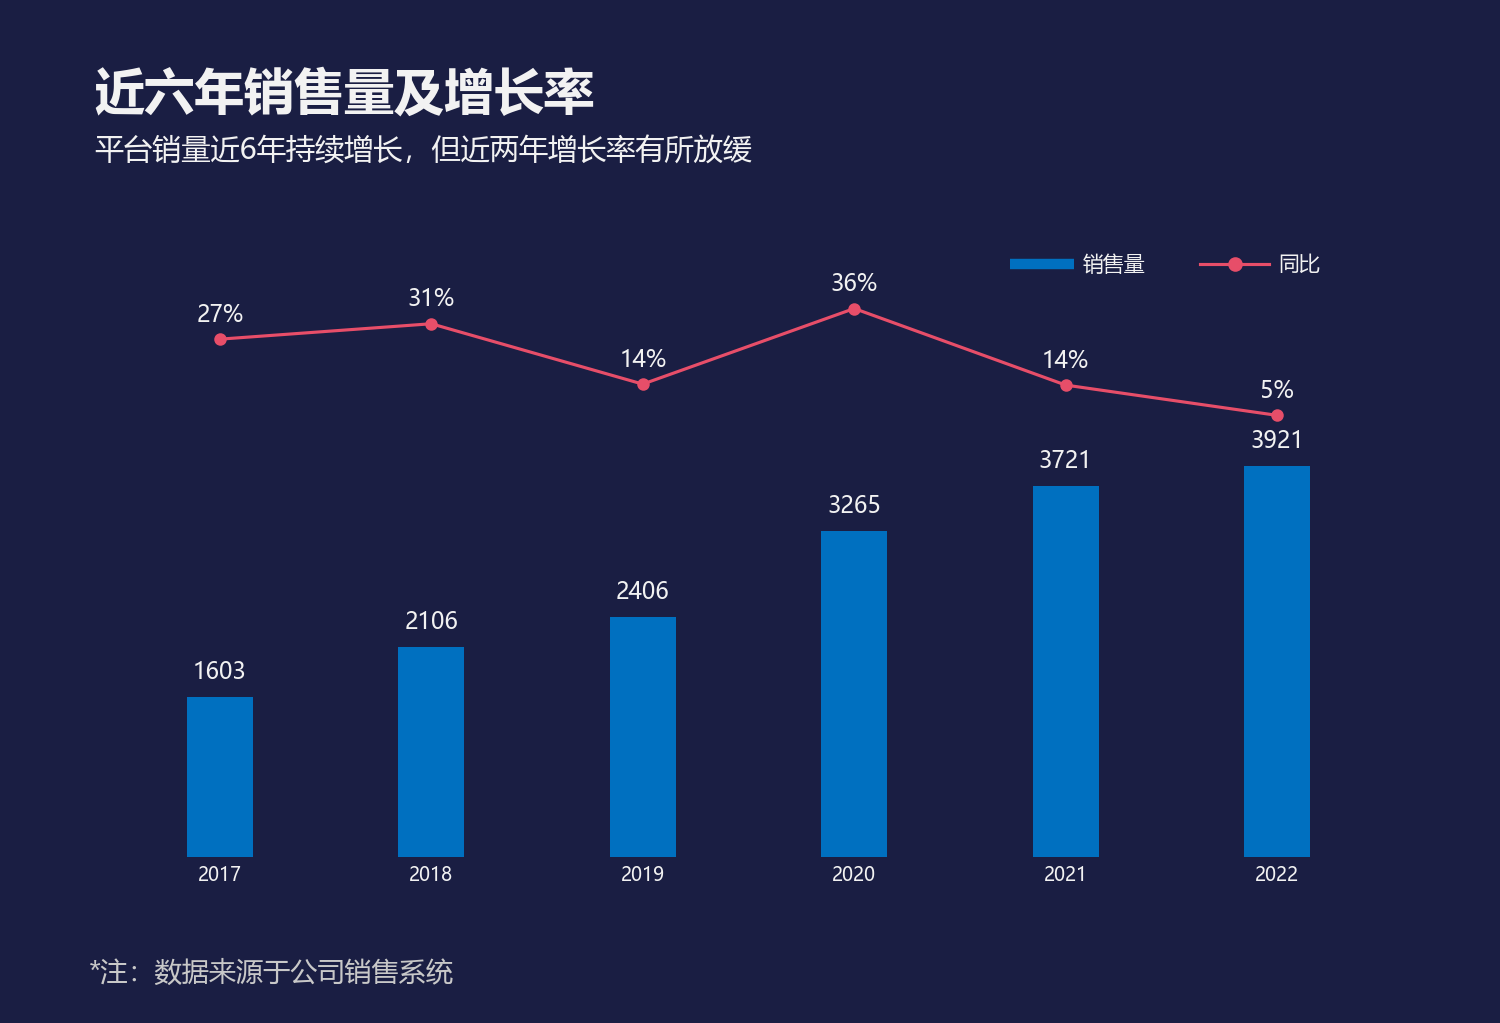

The Python source for this figure:
# -*- coding: utf-8 -*-
"""23 柱形折线图 (依据 第二章 图表(后15).xlsx chart8.xml 精确复刻)

barChart 销售量(蓝0070C0,左轴0-6000) + lineChart 同比(红E74E69,右轴-1.2~0.5,显示百分比)
深蓝背景 #1A1E43, 柱顶数值标签, 折线点百分比标签, 横轴年份2017-2022,
左上标题/副标题, 底部图例(中上部), 左下注释.
几何来自 _chart23_clip.png(2.08x) 实测; 图例位于 y≈0.26(图上部) x≈0.67-0.85
"""
import matplotlib
matplotlib.use('Agg')
import matplotlib.pyplot as plt
from matplotlib.lines import Line2D
import numpy as np

plt.rcParams['font.sans-serif'] = ['Microsoft YaHei', 'SimHei', 'Arial Unicode MS']
plt.rcParams['axes.unicode_minus'] = False

BG = '#1A1E43'
BLUE = '#0070C0'
RED = '#E74E69'
TXT = '#F2F2F2'

W, H = 438.86, 299.57
x = np.arange(6)
vals = [1603, 2106, 2406, 3265, 3721, 3921]
yoy = [0.27, 0.31378665003119144, 0.14245014245014254,
       0.35702410640066495, 0.1396630934150076, 0.053748992206396062]
years = ['2017', '2018', '2019', '2020', '2021', '2022']

fig = plt.figure(figsize=(10, 10 * H / W), facecolor=BG)
ax = fig.add_axes([0.076, 0.162, 0.846, 0.585], facecolor='none')
ax2 = ax.twinx()

ax.bar(x, vals, width=0.31, color=BLUE, zorder=2)
ax.set_xlim(-0.5, 5.5); ax.set_ylim(0, 6000)
ax2.set_ylim(-1.2, 0.5)
ax2.plot(x, yoy, color=RED, lw=1.5, marker='o', markersize=5, zorder=3)

ax.set_yticks([]); ax2.set_yticks([])
for a in (ax, ax2):
    for s in a.spines.values():
        s.set_visible(False)
ax.tick_params(axis='x', colors=TXT, length=0, labelsize=9)
ax.set_xticks(x); ax.set_xticklabels(years, color=TXT)

# 柱顶数值标签
for i, v in enumerate(vals):
    ax.text(i, v + 130, str(v), ha='center', va='bottom', color=TXT, fontsize=11)

# 折线点百分比标签(白色)
for i, v in enumerate(yoy):
    ax2.text(i, v + 0.035, f'{v*100:.0f}%', ha='center', va='bottom', color=TXT, fontsize=11)

# 图例 (中上部偏右, 手绘): 蓝线段"销售量" + 红线段(带点)"同比"
fig.add_artist(Line2D([0.673, 0.716], [0.741, 0.741], transform=fig.transFigure,
                       color=BLUE, lw=5, solid_capstyle='butt'))
fig.text(0.722, 0.741, '销售量', ha='left', va='center', color=TXT, fontsize=10)
fig.add_artist(Line2D([0.800, 0.823, 0.846], [0.741, 0.741, 0.741], transform=fig.transFigure,
                       color=RED, lw=1.5, marker='o', markersize=6, markevery=[1]))
fig.text(0.852, 0.741, '同比', ha='left', va='center', color=TXT, fontsize=10)

# 标题/副标题(左上): 主标题再加大(fontsize24), 副标题字号不变(14)下移避让
fig.text(0.063, 0.933, '近六年销售量及增长率', ha='left', va='top',
         color=TXT, fontsize=24, fontweight='bold')
fig.text(0.063, 0.868, '平台销量近6年持续增长，但近两年增长率有所放缓', ha='left', va='top',
         color=TXT, fontsize=14)

# 注释(左下)
fig.text(0.059, 0.035, '*注：数据来源于公司销售系统', ha='left', va='bottom',
         color='#C8C8C8', fontsize=13)

plt.savefig('23 柱形折线图.png', dpi=150, facecolor=BG)
print('已生成 23 柱形折线图.png')
